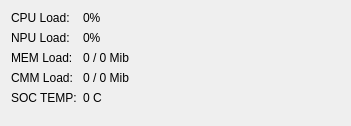
   <widget class="QWidget" name="layoutWidget">
    <property name="geometry">
     <rect>
      <x>20</x>
      <y>570</y>
      <width>351</width>
      <height>126</height>
     </rect>
    </property>
    <layout class="QFormLayout" name="formLayout">
     <item row="0" column="0">
      <widget class="QLabel" name="label_16">
       <property name="text">
        <string>CPU Load:</string>
       </property>
      </widget>
     </item>
     <item row="0" column="1">
      <widget class="QLabel" name="label_21">
       <property name="text">
        <string>0%</string>
       </property>
      </widget>
     </item>
     <item row="1" column="0">
      <widget class="QLabel" name="label_17">
       <property name="text">
        <string>NPU Load:</string>
       </property>
      </widget>
     </item>
     <item row="1" column="1">
      <widget class="QLabel" name="label_22">
       <property name="text">
        <string>0%</string>
       </property>
      </widget>
     </item>
     <item row="2" column="0">
      <widget class="QLabel" name="label_18">
       <property name="text">
        <string>MEM Load:</string>
       </property>
      </widget>
     </item>
     <item row="2" column="1">
      <widget class="QLabel" name="label_23">
       <property name="text">
        <string>0 / 0 Mib</string>
       </property>
      </widget>
     </item>
     <item row="3" column="0">
      <widget class="QLabel" name="label_19">
       <property name="text">
        <string>CMM Load:</string>
       </property>
      </widget>
     </item>
     <item row="3" column="1">
      <widget class="QLabel" name="label_24">
       <property name="text">
        <string>0 / 0 Mib</string>
       </property>
      </widget>
     </item>
     <item row="4" column="0">
      <widget class="QLabel" name="label_20">
       <property name="text">
        <string>SOC TEMP:</string>
       </property>
      </widget>
     </item>
     <item row="4" column="1">
      <widget class="QLabel" name="label_25">
       <property name="text">
        <string>0 C</string>
       </property>
      </widget>
     </item>
    </layout>
   </widget>
